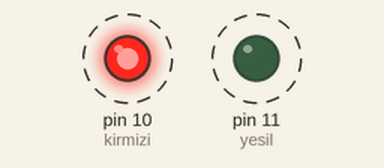
This sketch was run on a simulated Arduino Uno, built with avr-gcc and run on an emulated ATmega328P. Shown: output pins drawn as LEDs (lit = HIGH). Dashed ring = blinking.

Above: at 0.15 s.
Timing chart, 0 to 3.0 s (numbered marks = the images above):
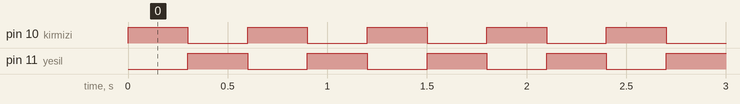

Measured:
- by itself, pin 10 (kirmizi), pin 11 (yesil): alternates HIGH for 0.30 s and LOW for 0.30 s

The sketch:

ak0050_ledeIsimVer.ino
```cpp
/*
  ak0050 — çözüm örneği

  SEN YAP 1) Aşağıdaki kod pin 10 ve 11'e taşınmış hâlidir. Değişen satır sayısı:
  **2** (sadece iki const int satırı). ak0040'ın kodunda aynı taşıma **6 satır**
  değiştirmeyi gerektirirdi: iki pinMode + dört digitalWrite. Dersin bütün fikri bu
  iki sayının farkında: 2 ve 6. Dört LED'lik bir devrede fark 4'e karşı 12 olur.

  SEN YAP 2) İsimler iki yerde tanımlanır (const int satırları), her isim aşağıda üç
  kez kullanılır. Ama isim değiştirmek için hepsini elle bulmak gerekmez — Arduino
  IDE'de Ctrl+H (Değiştir) ile tek seferde yapılır. Öğrenci elle de yapabilir,
  önemli olan kaç yerde geçtiğini fark etmesi.

  SEN YAP 3) Evet, kod `a` ve `b` ile de sorunsuz çalışır. Beklenen cevap: isim
  vermek Arduino'ya değil **insana** yarar. Arduino'ya 8 de yazsan kirmizi de yazsan
  fark etmez (bkz. §5 İleri analiz: isimler derleme sırasında sayılarla değiştirilir).
  Kodu okuyan, altı ay sonra kendine bakan, ya da yardım isteyen arkadaşı için fark eder.
  "Bilgisayar için değil, insan için yazıyoruz" cümlesini öğrenci kendi kelimeleriyle
  kurabiliyorsa ders tutmuştur.
*/

const int kirmizi = 10;
const int yesil = 11;

void setup() {
  pinMode(kirmizi, OUTPUT);
  pinMode(yesil, OUTPUT);
}

void loop() {
  digitalWrite(kirmizi, HIGH);
  digitalWrite(yesil, LOW);
  delay(300);

  digitalWrite(kirmizi, LOW);
  digitalWrite(yesil, HIGH);
  delay(300);
}
```
